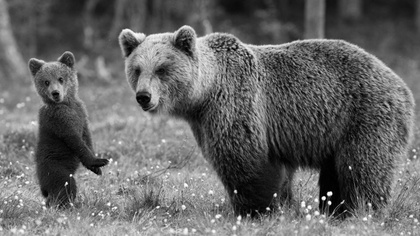
%> input picture assignments/images/image3_gray.jpg, 420 x 236 px, shrunk from 1716 x 965 before the run
$ octave 'task_12_1_ laplacian_point_detection.m'   (GNU Octave 9; MATLAB toolbox functions it lacks are replaced by stand-ins)
%> lines starting %> are read from the running program, lines starting %| are printed output that depends on the picture; in (x1, y1, x2, y2) boxes, pixels count from 0 and x2, y2 are one past the last pixel; in counts of white or black regions, pixels touching at a corner belong together; the program's own positions count from 1
clc;
clear;
close all;

% Load image and convert to grayscale
img = double(imread('images/image3_gray.jpg'));
%> img: size 236x420 double; min 0, max 255, mean 101.9; mean of the top-left, top-right, bottom-left and bottom-right quarters 105.5, 87, 128.9, 86.3
[h, w] = size(img);
%> h = 236; w = 420

% Define Laplacian kernel
laplacian = [0 -1 0;
            -1 4 -1;
             0 -1 0];

% Initialize output
point_filtered = zeros(h, w);

% Manual convolution
for i = 2: h - 1
    for j = 2: w - 1
        region = img(i-1:i+1, j-1:j+1);
        point_filtered(i, j) = sum(sum(region .* laplacian));
    end
end
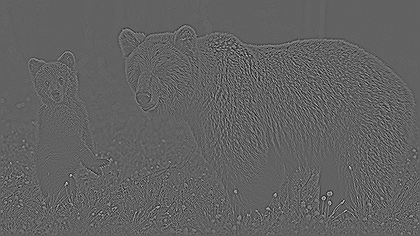
%> point_filtered: size 236x420 double; min -287, max 458, mean 0; drawn with min black and max white

% Take absolute value and normalize
point_filtered = abs(point_filtered);
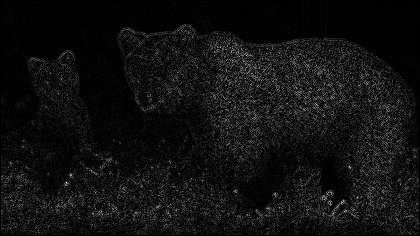
%> point_filtered: size 236x420 double; min 0, max 458, mean 30.9; drawn with min black and max white
normalized = uint8(255 * mat2gray(point_filtered));  % normalize to [0, 255]

% Thresholding to highlight points
threshold = 30;  % adjust as needed
points = normalized > threshold;
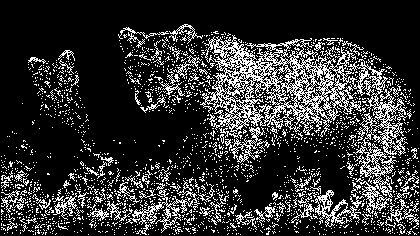
%> points: size 236x420 logical; 19.7% white in thin lines or dots, all inside (x1, y1, x2, y2) = (1, 24, 419, 235)

% Show results
figure;

subplot(1, 2, 1);
imshow(uint8(img));
title('Original Image');

subplot(1, 2, 2);
imshow(points);
title('Laplacian Point Detected Image');

$ run again, with assignments/images/image4_gray.jpg copied over assignments/images/image3_gray.jpg
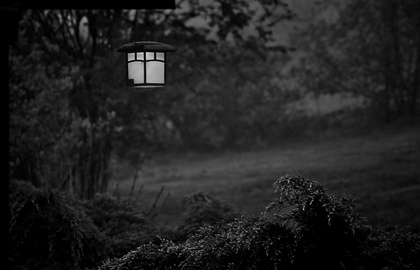
%> input picture assignments/images/image4_gray.jpg, 420 x 270 px, shrunk from 3786 x 2437 before the run
%> after the loop `for i = 2: h - 1`:
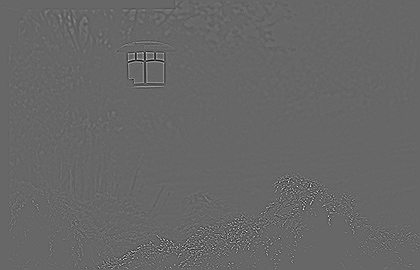
%> point_filtered: size 270x420 double; min -278, max 407, mean 0; drawn with min black and max white
%> `points = normalized > threshold;`:
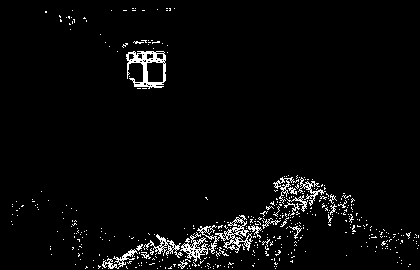
%> points: size 270x420 logical; 3.4% white in thin lines or dots
